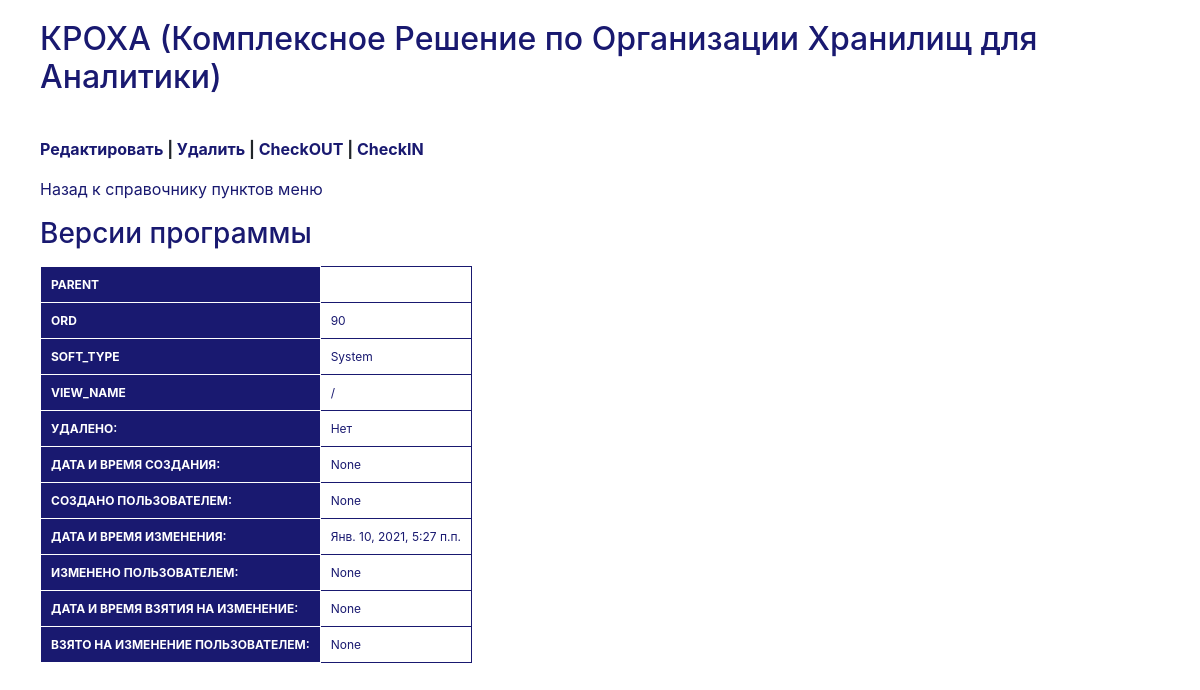
The page /label/347/ on the database its author committed.
### DWHLegator/models.py (models this page shows, shortened)
class ModelSysFields(models.Model):
    created = models.DateTimeField(null=True,verbose_name = 'Дата и время создания:')
    created_by = models.CharField(max_length = 256,null=True,verbose_name = 'Создано пользователем:')
    modified = models.DateTimeField(default=timezone.now,null=True,verbose_name = 'Дата и время изменения:')
    modified_by = models.CharField(max_length = 256,null=True,verbose_name = 'Изменено пользователем:')
    checked_out = models.DateTimeField(null = True,verbose_name = 'Дата и время взятия на изменение:')
    checked_out_by = models.CharField(max_length = 256,null=True,verbose_name = 'Взято на изменение пользователем:')
    YES = 1
    NO = 0
    DELETED_IN_CHOICES = [(YES,'Да'),(NO,'Нет')]
    deleted = models.IntegerField(default = NO,choices=DELETED_IN_CHOICES,verbose_name='Удалено:')
    class Meta:
        abstract = True
    def get_deleted_label(self):
        return self._meta.get_field('deleted').verbose_name.title()
    def get_created_label(self):
        return self._meta.get_field('created').verbose_name.title()
    def get_created_by_label(self):
        return self._meta.get_field('created_by').verbose_name.title()
    def get_modified_label(self):
        return self._meta.get_field('modified').verbose_name.title()
    def get_modified_by_label(self):
        return self._meta.get_field('modified_by').verbose_name.title()
    def get_checked_out_label(self):
        return self._meta.get_field('checked_out').verbose_name.title()
    def get_checked_out_by_label(self):
        return self._meta.get_field('checked_out_by').verbose_name.title()

class Label(MPTTModel,ModelSysFields):
    caption = models.CharField(max_length = 256,unique=True,verbose_name = 'Наименование:')
    parent = TreeForeignKey('self', on_delete=models.CASCADE,null=True,blank=True,related_name='children',verbose_name = 'Родитель:')
    ord = models.IntegerField(verbose_name = 'Номер по порядку:')
    DWH = 'DWH'
    SYSTEM = 'System'
    SOFT_TYPE_IN_CHOICES = [(DWH,'DWH'),(SYSTEM,'System')]
    soft_type = models.CharField(max_length = 256,choices=SOFT_TYPE_IN_CHOICES,default=DWH,)
    view_name = models.CharField(max_length = 256,null=True,blank=True,verbose_name = 'URL:')
    class MPTTMeta:
        order_insertion_by = ['tree_id','level','ord']

### DWHLegator/views.py (the view)
# urls.py: path('label/<int:pk>/', views.label_detail, name='label_detail'),
def label_detail(request, pk):
    label = get_object_or_404(Label, pk=pk)
    return render(request, 'label_detail.html', {'label': label})

### DWHLegator/templates/label_detail.html (shortened to what this page needs)
{% extends 'base.html' %}
{% block content %}
    <div class="label_detail">
		<ul><a href="{% url 'label_edit' pk=label.pk %}"><b>Редактировать</b></a><b> | </b>
		    <a href="{% url 'label_del' pk=label.pk %}"><b>Удалить</b></a><b> | </b>
			<a href="{% url 'label_checkout' pk=label.pk %}"><b>CheckOUT</b></a><b> | </b>
			<a href="{% url 'label_checkin' pk=label.pk %}"><b>CheckIN</b></a>
	    </ul>
        <ul><a href="{% url 'label_list' %}">Назад к справочнику пунктов меню</a></ul>
        <ul><h3>{{ label.caption }}</h3></ul>
		<ul><table>
			<tr><th>PARENT</th><td>{{ label.parent.caption }}</td></tr>
			<tr><th>ORD</th><td>{{ label.ord }}</td></tr>
			<tr><th>SOFT_TYPE</th><td>{{ label.soft_type }}</td></tr>
			<tr><th>VIEW_NAME</th><td>{{ label.view_name }}</td></tr>
			<tr><th>{{ label.get_deleted_label }}</th><td>{{ label.get_deleted_display }}</td></tr>
			<tr><th>{{ label.get_created_label }}</th><td>{{ label.created }}</td></tr>
			<tr><th>{{ label.get_created_by_label }}</th><td>{{ label.created_by }}</td></tr>
			<tr><th>{{ label.get_modified_label }}</th><td>{{ label.modified }}</td></tr>
			<tr><th>{{ label.get_modified_by_label }}</th><td>{{ label.modified_by }}</td></tr>
			<tr><th>{{ label.get_checked_out_label }}</th><td>{{ label.checked_out }}</td></tr>
			<tr><th>{{ label.get_checked_out_by_label }}</th><td>{{ label.checked_out_by }}</td></tr>
		</table></ul>
    </div>
{% endblock %}

### DWHLegator/static/css/homepage.css (style rules this page uses)
﻿h1,h2,h3,h4,h5,a,a:hover,label { color: Midnightblue; }
table { border-collapse: collapse; font-size: 12px; }
th { background-color: Midnightblue; color: White; border: 1px solid White; text-transform: uppercase; padding: 10px 10px; }
td { border: 1px solid Midnightblue; color: Midnightblue; padding: 10px 10px; }

### rows shown on the page
Label: caption "Версии программы", ord "90", soft_type "System", view_name "/", get_deleted_label "УДАЛЕНО:", deleted "Нет", get_created_label "ДАТА И ВРЕМЯ СОЗДАНИЯ:", created "None", get_created_by_label "СОЗДАНО ПОЛЬЗОВАТЕЛЕМ:", created_by "None", get_modified_label "ДАТА И ВРЕМЯ ИЗМЕНЕНИЯ:", modified "Янв. 10, 2021, 5:27 п.п.", get_modified_by_label "ИЗМЕНЕНО ПОЛЬЗОВАТЕЛЕМ:", modified_by "None", get_checked_out_label "ДАТА И ВРЕМЯ ВЗЯТИЯ НА ИЗМЕНЕНИЕ:", checked_out "None", get_checked_out_by_label "ВЗЯТО НА ИЗМЕНЕНИЕ ПОЛЬЗОВАТЕЛЕМ:", checked_out_by "None"
